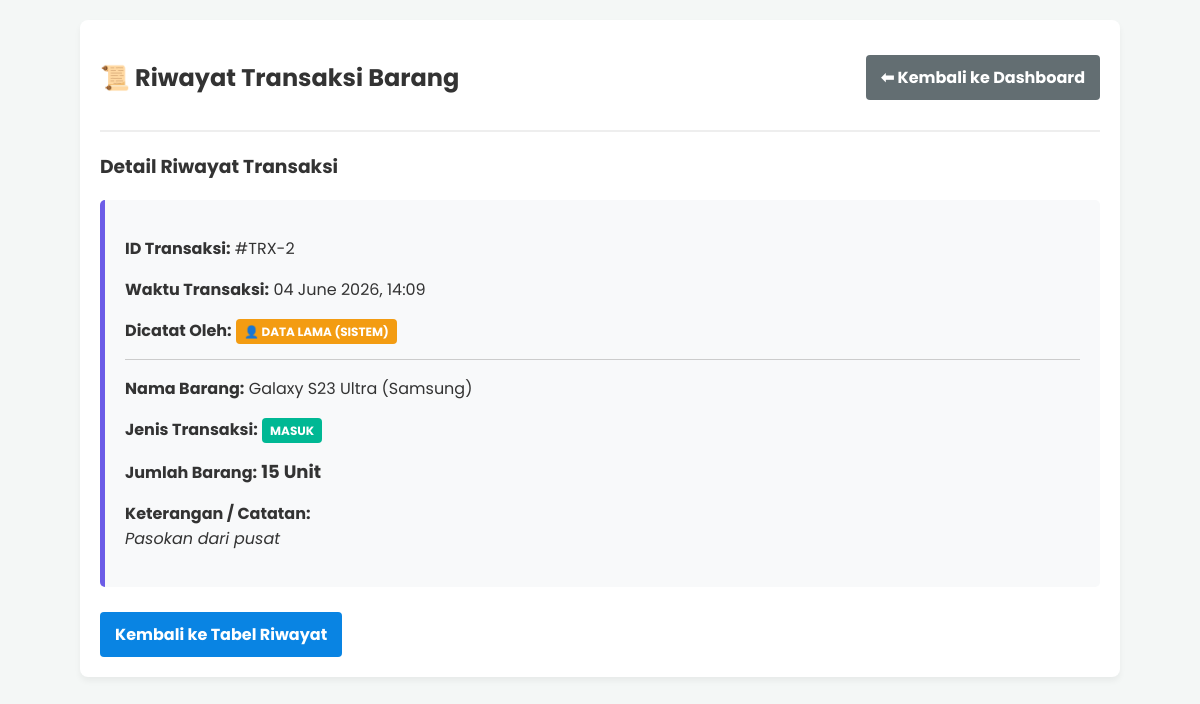
Page /riwayat.php?aksi=detail&id=2 (signed in) on the committed database.
### tables this page shows
CREATE TABLE `transaksi` (
  `id_transaksi` int NOT NULL,
  `id_barang` int NOT NULL,
  `id_user` int DEFAULT NULL,
  `jenis_transaksi` enum('masuk','keluar') NOT NULL,
  `jumlah` int NOT NULL,
  `tanggal` timestamp NULL DEFAULT CURRENT_TIMESTAMP,
  `keterangan` varchar(255) DEFAULT NULL
);

CREATE TABLE `barang` (
  `id_barang` int NOT NULL,
  `nama_barang` varchar(150) NOT NULL,
  `merek` varchar(100) DEFAULT NULL,
  `spesifikasi` text,
  `id_kategori` int NOT NULL,
  `stok` int DEFAULT '0',
  `gambar` varchar(255) DEFAULT NULL
);

### riwayat.php (the view, shortened to what this page needs)
<?php
include 'koneksi.php';
$aksi = isset($_GET['aksi']) ? $_GET['aksi'] : '';
?>
<!DOCTYPE html>
<html lang="id">
<head>
</head>
<body>
<div class="container">
    <div class="header">
        <h2>📜 Riwayat Transaksi Barang</h2>
        <a href="index.php" class="btn btn-secondary">⬅ Kembali ke Dashboard</a>
    </div>
    <?php
    if ($aksi == 'detail') {
        $id = $_GET['id'];
        $q_detail = mysqli_query($koneksi, "
            SELECT transaksi.*, barang.nama_barang, barang.merek, users.nama as nama_karyawan
            FROM transaksi
            JOIN barang ON transaksi.id_barang = barang.id_barang
            LEFT JOIN users ON transaksi.id_user = users.id
            WHERE transaksi.id_transaksi = '$id'
        ");
        $data = mysqli_fetch_assoc($q_detail);
        $badge_class = ($data['jenis_transaksi'] == 'masuk') ? 'badge-masuk' : 'badge-keluar';
        $nama_pencatat = !empty($data['nama_karyawan']) ? $data['nama_karyawan'] : 'Data Lama (Sistem)';
    ?>
        <h3>Detail Riwayat Transaksi</h3>
        <div class="detail-card">
            <p><strong>ID Transaksi:</strong> #TRX-<?php echo $data['id_transaksi']; ?></p>
            <p><strong>Waktu Transaksi:</strong> <?php echo date('d F Y, H:i', strtotime($data['tanggal'])); ?></p>
            <p><strong>Dicatat Oleh:</strong> <span class="badge badge-user">👤 <?php echo $nama_pencatat; ?></span></p>
            <hr style="border: 0; border-top: 1px solid #ccc; margin: 15px 0;">
            <p><strong>Nama Barang:</strong> <?php echo $data['nama_barang']; ?> (<?php echo $data['merek']; ?>)</p>
            <p><strong>Jenis Transaksi:</strong> <span class="badge <?php echo $badge_class; ?>"><?php echo $data['jenis_transaksi']; ?></span></p>
            <p><strong>Jumlah Barang:</strong> <span style="font-size: 18px; font-weight: bold;"><?php echo $data['jumlah']; ?> Unit</span></p>
            <p><strong>Keterangan / Catatan:</strong><br>
                <i><?php echo empty($data['keterangan']) ? 'Tidak ada catatan' : nl2br($data['keterangan']); ?></i>
            </p>
        </div>
        <br>
        <a href="riwayat.php" class="btn btn-primary">Kembali ke Tabel Riwayat</a>
    <?php } ?>
</div>
</body>
</html>

### riwayat.php (style rules this page uses)
body { font-family: 'Poppins', sans-serif; background-color: #f4f7f6; margin: 0; padding: 20px; color: #333; }
.container { max-width: 1000px; margin: 0 auto; background: white; padding: 20px; border-radius: 8px; box-shadow: 0 4px 6px rgba(0,0,0,0.05); }
.header { display: flex; justify-content: space-between; align-items: center; border-bottom: 2px solid #eee; padding-bottom: 15px; margin-bottom: 20px; }
.btn { padding: 10px 15px; text-decoration: none; border-radius: 4px; display: inline-block; font-weight: bold; border: none; cursor: pointer; color: white; font-family: 'Poppins', sans-serif; }
.btn-primary { background-color: #0984e3; }
.btn-secondary { background-color: #636e72; }
.badge { padding: 4px 8px; border-radius: 4px; color: white; font-weight: bold; font-size: 12px; text-transform: uppercase; }
.badge-masuk { background-color: #00b894; }
.badge-user { background-color: #f39c12; }
.detail-card { background: #f8f9fa; padding: 20px; border-radius: 5px; border-left: 5px solid #6c5ce7; }

### rows in the picture
transaksi: id_transaksi "2", tanggal "04 June 2026, 14:09", id_barang.nama_barang "Galaxy S23 Ultra", id_barang.merek "Samsung", jenis_transaksi "MASUK", jumlah "15", keterangan "Pasokan dari pusat"

### other values in the picture
$nama_pencatat "DATA LAMA (SISTEM)"
